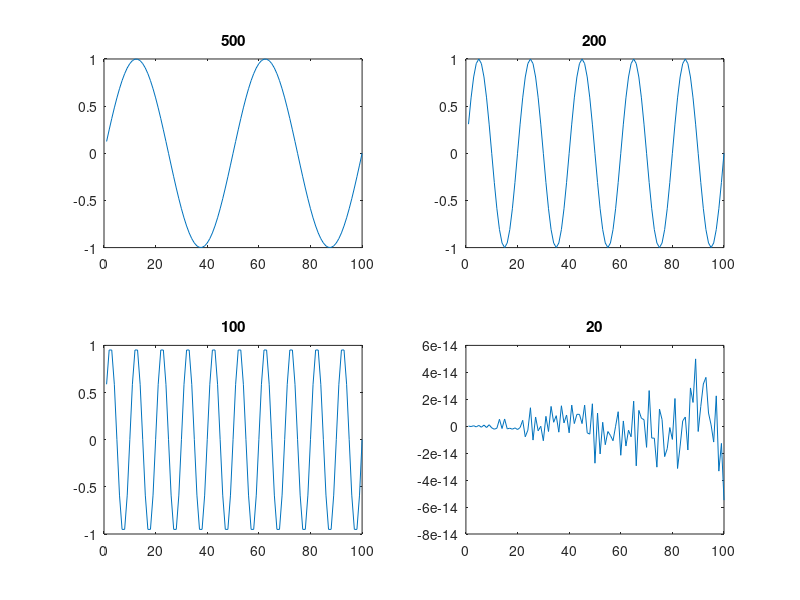

Write the MATLAB code that produced this figure.
% probkowanie sinusa

n=10; %długość obserwacji
k=100; %liczba próbek
t=[1:k];

H = figure;

m=500;
a=sin(2*pi*n*t/m);
subplot(221);
plot(a);
title("500");

m=200;
a=sin(2*pi*n*(t/m));
subplot(222);
plot(a);
title("200");

m=100;
a=sin(2*pi*n*t/m);
subplot(223);
plot(a);
title("100");

m=20;
a=sin(2*pi*n*t/m);
subplot(224);
plot(a);
title("20");

clear;